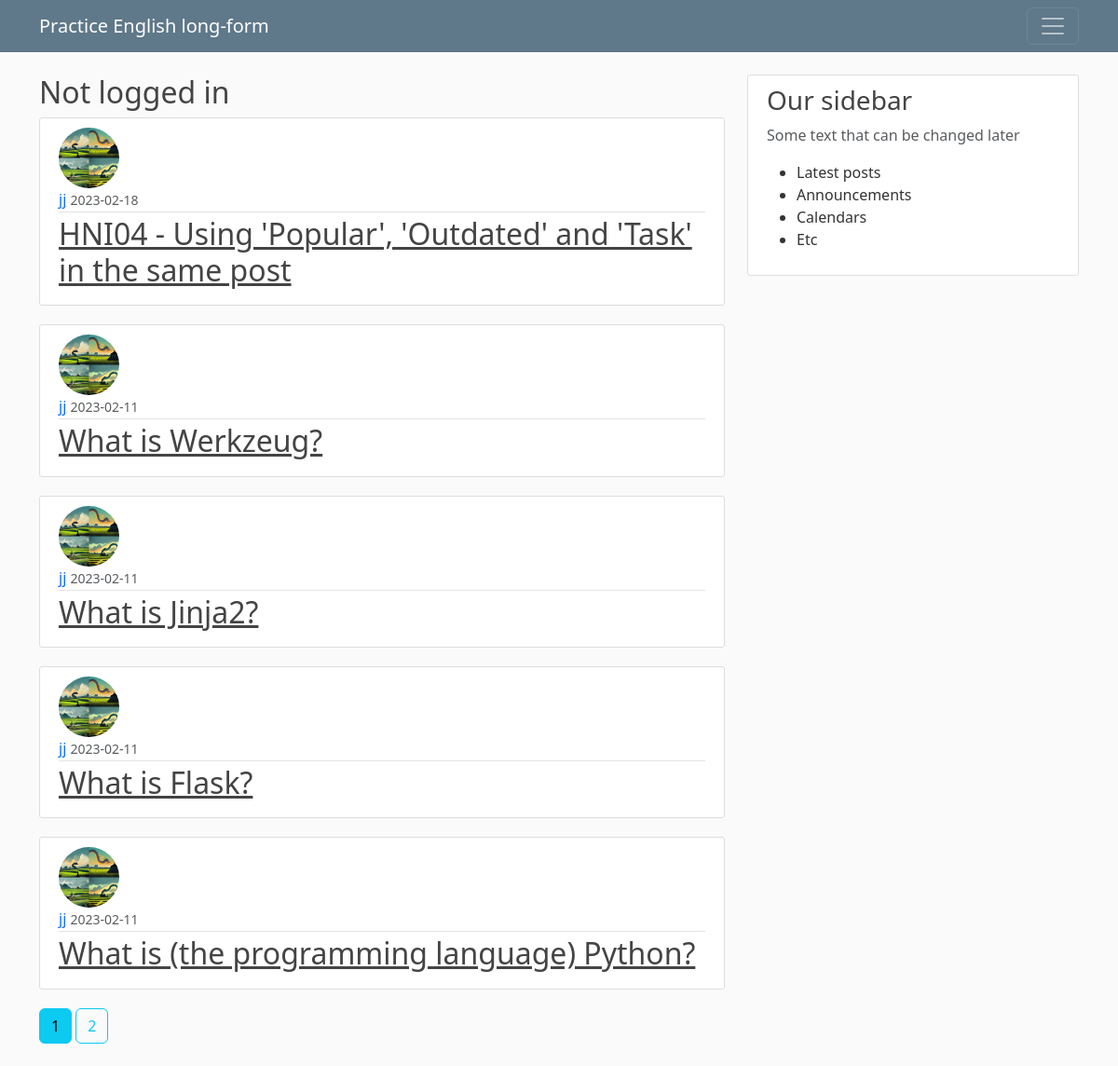
The page /home on the database its author committed.
### flaskblog/models.py (models this page shows, shortened)
class Post(db.Model):
    id = db.Column(db.Integer, primary_key=True)
    title = db.Column(db.String(100), nullable=False)
    date_posted = db.Column(db.DateTime, nullable=False, default=datetime.utcnow)
    content = db.Column(db.Text, nullable=False)
    user_id = db.Column(db.Integer, db.ForeignKey('user.id'), nullable=False)

class User(db.Model, UserMixin):
    id = db.Column(db.Integer, primary_key=True)
    username = db.Column(db.String(20), unique=True, nullable=False)
    email = db.Column(db.String(120), unique=True, nullable=False)
    image_file = db.Column(db.String(20), nullable=False, default='default.png')
    password = db.Column(db.String(60), nullable=False)
    posts = db.relationship('Post', backref='author', lazy=True)    # One to many, relationship

### flaskblog/main/routes.py (the view)
@main.route("/")
@main.route("/home")     # Using a 2nd route for the same page
def home():
    try:
        page = request.args.get('page', 1, type=int)
        posts = Post.query.order_by(Post.date_posted.desc()).paginate(page=page, per_page=5)
    except:
        posts = ""
    return render_template('home.html', posts=posts, title='Hanoi')

### flaskblog/templates/home.html
{% extends "layout.html" %}
{% block content %}
    {% if current_user.username %}
        <h2>Logged in as: {{ current_user.username }}</h2>
    {% else %}
        <h2>Not logged in</h2>
    {% endif %}
    {% for post in posts.items %}
    <article class="media content-section">
        <img class="rounded-circle article-img"
             src="{{ url_for('static', filename='profile_pics/' + post.author.image_file) }}">
        <div class="media-body">
            <div class="article-metadata">
                <a class="mr-2" href="{{ url_for('users.user_posts', username=post.author.username) }}">{{ post.author.username }}</a>
                <small class="text-muted">{{ post.date_posted.strftime('%Y-%m-%d') }}</small>
            </div>
            <h2><a class="article-title" href="{{ url_for('posts.post', post_id=post.id) }}">{{ post.title }}</a></h2>
        </div>
    </article>
    {% endfor %}
    {% for page_num in posts.iter_pages(left_edge=1, right_edge=1,
                                        left_current=1, right_current=1) %}
        {% if page_num %}
            {% if posts.page == page_num %}
                <a class="btn btn-info mb-4" href="{{ url_for('main.home', page=page_num) }}">{{ page_num }}</a>
            {% else %}
                <a class="btn btn-outline-info mb-4" href="{{ url_for('main.home', page=page_num) }}">{{ page_num }}</a>
            {% endif %}
        {% else %}
            ...
        {% endif %}
    {%  endfor %}
{% endblock content %}

### flaskblog/templates/layout.html (shortened to what this page needs)
<!DOCTYPE html>
<html lang="en">
<head>
    <link href="https://cdn.jsdelivr.net/npm/bootstrap@5.3.0-alpha1/dist/css/bootstrap.min.css" rel="stylesheet">
    <link rel="stylesheet" type="text/css" href="{{ url_for('static', filename='main.css') }}">
</head>
<body>
    <header class="site-handler">
        <nav class="navbar navbar-extend-md navbar-dark bg-steel fixed-top">
            <div class="container">
                <a class="navbar-brand mr-4" href="/">Practice English long-form</a>
                <button class="navbar-toggler" type="button" data-bs-toggle="collapse" data-bs-target="#navbarSupportedContent" aria-controls="navbarSupportedContent" aria-expanded="false" aria-label="Toggle navigation">
                  <span class="navbar-toggler-icon"></span>
                </button>
            </div>
        </nav>
    </header>
    <main role="main" class="container">
        <div class="row">
            <div class="col-md-8">
                {% block content %}
                {% endblock %}
            </div>
            <div class="col-md-4">
                <div class="content-section">
                    <h3>Our sidebar</h3>
                    <p class="text-muted">Some text that can be changed later
                        <ul>
                            <li>Latest posts</li>
                            <li>Announcements</li>
                            <li>Calendars</li>
                            <li>Etc</li>
                        </ul>
                    </p>
                </div>
            </div>
        </div>
    </main>
</body>
</html>

### flaskblog/static/main.css (style rules this page uses)
body { background: #fafafa; color: #333333; margin-top: 5rem; }
h1, h2, h3, h4, h5, h6 { color: #444444; }
.bg-steel { background-color: #5f788a; }
.content-section { background: #ffffff; padding: 10px 20px; border: 1px solid #dddddd; border-radius: 3px; margin-bottom: 20px; }
.article-title { color: #444444; }
.article-img { height: 65px; width: 65px; margin-right: 16px; }
.article-metadata { padding-bottom: 1px; margin-bottom: 4px; border-bottom: 1px solid #e3e3e3; }

### rows shown on the page
Post: image_file (picture), author.username "jj", date_posted "2023-02-18", title "HNI04 - Using 'Popular', 'Outdated' and 'Task' in the same post"
Post: image_file (picture), author.username "jj", date_posted "2023-02-11", title "What is Werkzeug?"
Post: image_file (picture), author.username "jj", date_posted "2023-02-11", title "What is Jinja2?"
Post: image_file (picture), author.username "jj", date_posted "2023-02-11", title "What is Flask?"
Post: image_file (picture), author.username "jj", date_posted "2023-02-11", title "What is (the programming language) Python?"

### other values the page prints
{{ page_num }} "1"
{{ page_num }} "2"
